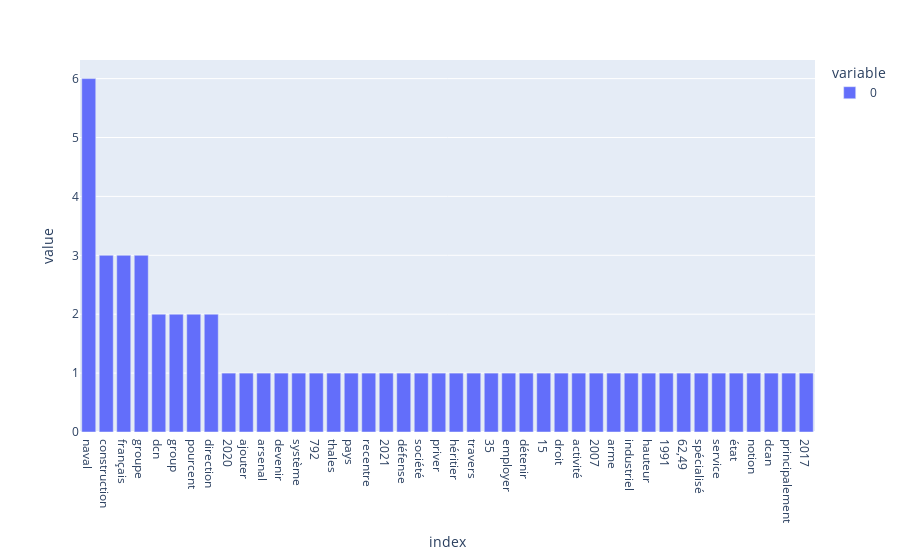

The code cell stored with this chart in its notebook:
### Markdown cell above
**Exercice** : en utilisant la fonction `show_most_frequent_tokens`, afficher la liste des tokens les plus fréquent dans le texte.

### Code cell
show_most_frequent_tokens(tokens_lemmatized)

### Figure 1 — Plotly figure (JSON) as saved in the notebook; plotly's stock layout.template omitted (floating-point values rounded to 4 significant figures)
{"data": [{"alignmentgroup": "True", "hovertemplate": "variable=0<br>index=%{x}<br>value=%{y}<extra></extra>", "legendgroup": "0", "marker": {"color": "#636efa", "pattern": {"shape": ""}}, "name": "0", "offsetgroup": "0", "orientation": "v", "showlegend": true, "textposition": "auto", "type": "bar", "x": ["naval", "construction", "français", "groupe", "dcn", "group", "pourcent", "direction", "2020", "ajouter", "arsenal", "devenir", "système", "792", "thales", "pays", "recentre", "2021", "défense", "société", "priver", "héritier", "travers", "35", "employer", "détenir", "15", "droit", "activité", "2007", "arme", "industriel", "hauteur", "1991", "62,49", "spécialisé", "service", "état", "notion", "dcan", "principalement", "2017"], "xaxis": "x", "y": [6, 3, 3, 3, 2, 2, 2, 2, 1, 1, 1, 1, 1, 1, 1, 1, 1, 1, 1, 1, 1, 1, 1, 1, 1, 1, 1, 1, 1, 1, 1, 1, 1, 1, 1, 1, 1, 1, 1, 1, 1, 1], "yaxis": "y"}], "layout": {"barmode": "relative", "legend": {"title": {"text": "variable"}, "tracegroupgap": 0}, "margin": {"t": 60}, "xaxis": {"anchor": "y", "domain": [0, 1], "title": {"text": "index"}}, "yaxis": {"anchor": "x", "domain": [0, 1], "title": {"text": "value"}}}}
